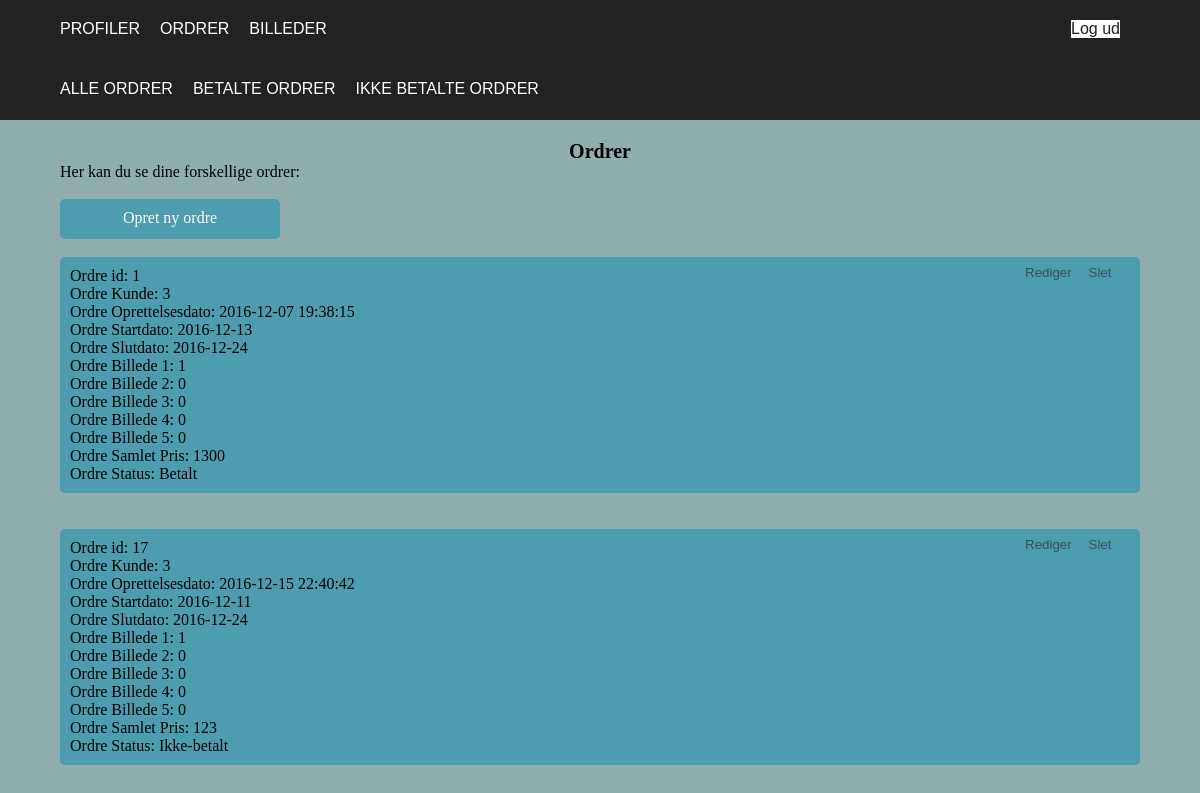
The app's page /booking/admin/orders.php (signed in) with its own data.
### tables this page shows
CREATE TABLE IF NOT EXISTS `ordrer` (
  `idOrdrer` int(11) NOT NULL AUTO_INCREMENT,
  `Ordrer_Oprettelsesdato` datetime NOT NULL DEFAULT CURRENT_TIMESTAMP,
  `Ordrer_Startdato` date NOT NULL,
  `Ordrer_Slutdato` date NOT NULL,
  `Ordrer_SamletPris` decimal(10,0) NOT NULL,
  `kunder_idKunder` int(11) NOT NULL,
  `admins_id_Admins` int(11) NOT NULL DEFAULT '1',
  `Ordrer_Billede1` int(11) NOT NULL,
  `Ordrer_Billede2` int(11) DEFAULT NULL,
  `Ordrer_Billede3` int(11) DEFAULT NULL,
  `Ordrer_Billede4` int(11) DEFAULT NULL,
  `Ordrer_Billede5` int(11) DEFAULT NULL,
  `Ordrer_Status` varchar(45) NOT NULL DEFAULT 'Ikke-betalt',
  PRIMARY KEY (`idOrdrer`,`kunder_idKunder`,`admins_id_Admins`),
  UNIQUE KEY `id_UNIQUE` (`idOrdrer`),
  KEY `fk_ordrer_kunder1_idx` (`kunder_idKunder`),
  KEY `fk_ordrer_admins1_idx` (`admins_id_Admins`)
);

### booking/admin/orders.php (the view)
<?php
	include 'dbcon.php';
	include 'header.php';
?>
<?php
	include 'order-header.php';
?>
		<H1 class="indhold_overskrift">Ordrer</H1>
		<p class="indhold_text">Her kan du se dine forskellige ordrer:</p>
		<br>
			<div class="projekt-form">
<?php
	if (isset($_SESSION['id'])) {
		$conn = mysqli_connect($servername, $username, $password, $table);
		$sql = "SELECT * FROM ordrer";
		$result = mysqli_query($conn, $sql);
		echo "<a href='create-order.php' class='create-button'>Opret ny ordre</a><br><br>";
			while ($row = $result->fetch_assoc()) {
				echo "<div class='project-box'>
					<p>Ordre id:" . " " . $row['idOrdrer'] . "</p>
					<p>Ordre Kunde:" . " " . $row['kunder_idKunder'] . "</p>
					<p>Ordre Oprettelsesdato:" . " " . $row['Ordrer_Oprettelsesdato'] . "</p>
					<p>Ordre Startdato:" . " " . $row['Ordrer_Startdato'] . "</p>
					<p>Ordre Slutdato:" . " " . $row['Ordrer_Slutdato'] . "</p>
					<p>Ordre Billede 1:" . " " . $row['Ordrer_Billede1'] . "</p>
					<p>Ordre Billede 2:" . " " . $row['Ordrer_Billede2'] . "</p>
					<p>Ordre Billede 3:" . " " . $row['Ordrer_Billede3'] . "</p>
					<p>Ordre Billede 4:" . " " . $row['Ordrer_Billede4'] . "</p>
					<p>Ordre Billede 5:" . " " . $row['Ordrer_Billede5'] . "</p>
					<p>Ordre Samlet Pris:" . " " . $row['Ordrer_SamletPris'] . "</p>
					<p>Ordre Status:" . " " . $row['Ordrer_Status'] . "</p>
					<form class='edit-form' method='POST' action='edit-order.php'>
						<input type='hidden' name='Oid' value='".$row['idOrdrer']."'>
						<input type='hidden' name='OKunde' value='".$row['kunder_idKunder']."'>
						<input type='hidden' name='OPic1' value='".$row['Ordrer_Billede1']."'>
						<input type='hidden' name='OPic2' value='".$row['Ordrer_Billede2']."'>
						<input type='hidden' name='OPic3' value='".$row['Ordrer_Billede3']."'>
						<input type='hidden' name='OPic4' value='".$row['Ordrer_Billede4']."'>
						<input type='hidden' name='OPic5' value='".$row['Ordrer_Billede5']."'>
						<input type='hidden' name='OStart' value='".$row['Ordrer_Startdato']."'>
						<input type='hidden' name='OSlut' value='".$row['Ordrer_Slutdato']."'>
						<input type='hidden' name='OSamlet' value='".$row['Ordrer_SamletPris']."'>
						<input type='hidden' name='OStatus' value='".$row['Ordrer_Status']."'>
						<button>Rediger</button>
					</form>
					<form class='delete-form' method='POST' action='delete-order.php'>
						<input type='hidden' name='Oid_1' value='".$row['idOrdrer']."'>
						<button>Slet</button>
					</form>
					</div>
					<br><br>";
			}
	}
	else {
		echo "Du skal være logget ind for at kunne oprette eller ændre i projekter.";
	}
?>
			</div>
</body>
</html>

### booking/admin/header.php (shortened to what this page needs)
<!DOCTYPE html>
<html>
<head>
<link rel="stylesheet" type="text/css" href="style.css">
</head>
<body>
<header>
<nav>
	<ul class="ulleft">
		<li><a href="profiles.php">PROFILER</a></li>
		<li><a href="orders.php">ORDRER</a></li>
		<li><a href="pictures.php">BILLEDER</a></li>
	</ul>
	<ul class="ulright">
		<?php
		if (isset($_SESSION['id'])) {
			echo "<form action='includes/logout.inc.php'>
				<button>Log ud</button>
			</form>";
		}
		else {
			echo "<form action='includes/login.inc.php' method='POST'>
				<input type='text' name='uid' placeholder='Brugernavn'>
				<input type='password' name='pwd' placeholder='Password'>
				<button type='submit'>Login</button>
			</form>";
		}
		?>
	</ul>
</nav>
</header>

### booking/admin/order-header.php
<div class="order">
	<nav class="ordermenu">
		<ul class="ulorder">
			<li><a href="orders.php">ALLE ORDRER</a></li>
			<li><a href="paid-orders.php">BETALTE ORDRER</a></li>
			<li><a href="notpaid-orders.php">IKKE BETALTE ORDRER</a></li>
		</ul>
	</nav>
</div>

### booking/admin/style.css (style rules this page uses)
* { margin: 0px; padding: 0px; text-decoration: none; }
body { background-color: #90AEAD; }
.order, .profile, header { width: 100%; height: 60px; background-color: #222222; }
.ulright { float: right; margin-top: 20px; margin-right: 60px; }
.ulleft, .ordermenu, .profilemenu { float: left; margin-top: 20px; margin-left: 60px; }
nav ul li { list-style: none; float: left; margin-right: 20px; }
nav ul li a { color: #ffffff; font-family: arial; font-size: 16px; }
nav ul form { float: left; font-size: 16px; }
nav ul form button { float: left; border: none; margin-right: 20px; background-color: #ffffff; color: #222222; font-size: 16px; cursor: pointer; }
.indhold_overskrift { text-align: center; font-size: 20px; margin-top: 20px; }
.indhold_text { margin-left: 60px; }
.profil-form, .projekt-form { margin-left: 60px; }
.create-button { display: inline-block; width: 200px; height: 20px; background: #4E9CAF; padding: 10px; text-align: center; border-radius: 5px; color: white; margin-right: 20px; }
.project-box { position: relative; border: none; border-radius: 5px; background-color: #4E9CAF; padding: 10px; margin-right: 60px; }
.edit-form { position: absolute; top: 5px; right: 75px; }
.edit-form button { width: 40px; height: 20px; color: #333333; background-color: #4E9CAF; opacity: 0.7; border: none; }
.delete-form { position: absolute; top: 5px; right: 20px; }
.delete-form button { width: 40px; height: 20px; color: #333333; background-color: #4E9CAF; opacity: 0.7; border: none; }

### records on screen
ordrer: idOrdrer "1", kunder_idKunder "3", Ordrer_Oprettelsesdato "2016-12-07 19:38:15", Ordrer_Startdato "2016-12-13", Ordrer_Slutdato "2016-12-24", Ordrer_Billede1 "1", Ordrer_Billede2 "0", Ordrer_Billede3 "0", Ordrer_Billede4 "0", Ordrer_Billede5 "0", Ordrer_SamletPris "1300", Ordrer_Status "Betalt"
ordrer: idOrdrer "17", kunder_idKunder "3", Ordrer_Oprettelsesdato "2016-12-15 22:40:42", Ordrer_Startdato "2016-12-11", Ordrer_Slutdato "2016-12-24", Ordrer_Billede1 "1", Ordrer_Billede2 "0", Ordrer_Billede3 "0", Ordrer_Billede4 "0", Ordrer_Billede5 "0", Ordrer_SamletPris "123", Ordrer_Status "Ikke-betalt"
